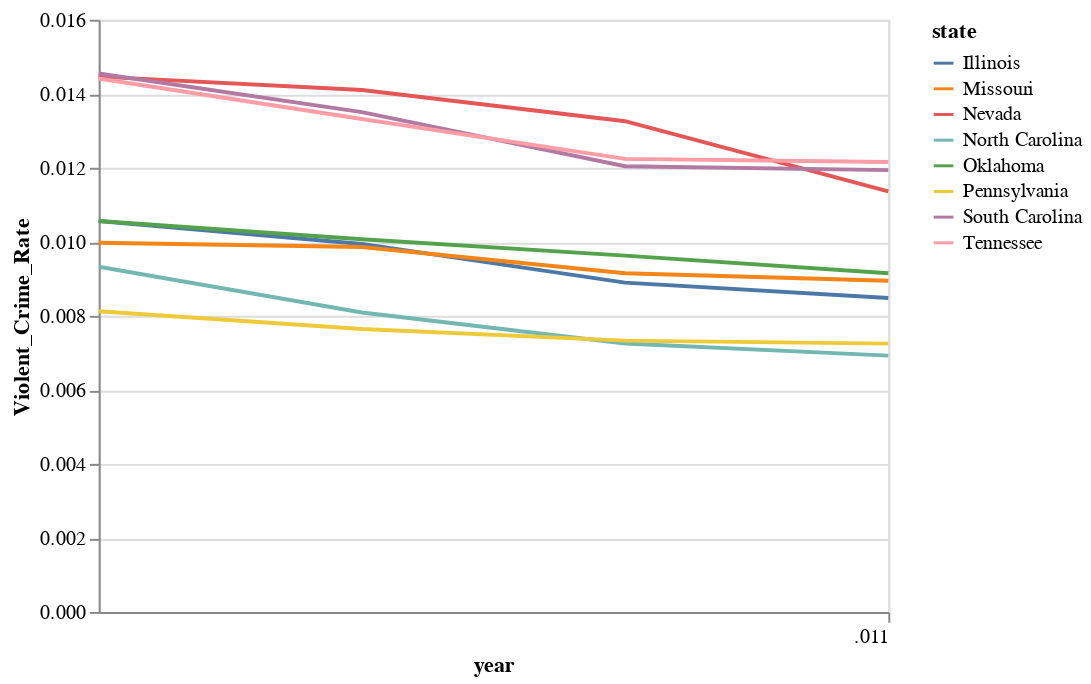

The notebook cell this image was saved under:
### Code cell
case_graph = alt.Chart(case_df).mark_line().encode(
    x='year:T',
    y='Violent_Crime_Rate:Q',
    color='state:N'
)

case_graph

### Figure 1 — Vega-Lite specification as saved in the notebook (floating-point values rounded to 4 significant figures)
{"config": {"view": {"continuousWidth": 400, "continuousHeight": 300}}, "data": {"name": "data-4403f93e2b7c62a5a78a79afb06458dc"}, "mark": "line", "encoding": {"color": {"field": "state", "type": "nominal"}, "x": {"field": "year", "type": "temporal"}, "y": {"field": "Violent_Crime_Rate", "type": "quantitative"}}, "$schema": "https://vega.github.io/schema/vega-lite/v4.17.0.json", "datasets": {"data-4403f93e2b7c62a5a78a79afb06458dc": [{"state": "Illinois", "Children 0-18": 0.264, "Adults 19-25": 0.095, "Adults 26-34": 0.123, "Adults 35-54": 0.291, "Adults 55-64": 0.108, "65+": 0.12, "year": 2008, "Total People Experiencing Homelessness": 14724, "gdp": 654700.0, "American Indian or Alaska Native": 76818, "Asian or Pacific Islander": 612326, "Black or African American": 1955231, "White": 10102663, "gini": 0.47, "international_migration": 35881, "unemployment_rate": 0.064, "State": "IL", "Population": 12842954, "Index": 449087, "Violent": 67840, "Property": 381247, "Murder": 790, "Rape": 4104, "Robbery": 24067, "Aggravated Assault": 38879, "Burglary": 78968, "Larceny-Theft": 269553, "Vehicle Theft": 32726, "with_death_penalty": 1, "Violent_Crimes": 135680, "Violent_Crime_Rate": 0.01056, "gdp_per_capita": 0.05097, "Adults 55+": 0.228, "Cluster": 3}, {"state": "Illinois", "Children 0-18": 0.261, "Adults 19-25": 0.094, "Adults 26-34": 0.125, "Adults 35-54": 0.287, "Adults 55-64": 0.112, "65+": 0.121, "year": 2009, "Total People Experiencing Homelessness": 6984, "gdp": 649900.0, "American Indian or Alaska Native": 82361, "Asian or Pacific Islander": 629853, "Black or African American": 1960826, "White": 10123738, "gini": 0.47, "international_migration": 35839, "unemployment_rate": 0.1, "State": "IL", "Population": 12910409, "Index": 417532, "Violent": 64185, "Property": 353347, "Murder": 773, "Rape": 3901, "Robbery": 22923, "Aggravated Assault": 36588, "Burglary": 77850, "Larceny-Theft": 248821, "Vehicle Theft": 26676, "with_death_penalty": 1, "Violent_Crimes": 128370, "Violent_Crime_Rate": 0.009943, "gdp_per_capita": 0.05034, "Adults 55+": 0.233, "Cluster": 0}, {"state": "Illinois", "Children 0-18": 0.259, "Adults 19-25": 0.091, "Adults 26-34": 0.125, "Adults 35-54": 0.284, "Adults 55-64": 0.117, "65+": 0.124, "year": 2010, "Total People Experiencing Homelessness": 14395, "gdp": 666400.0, "American Indian or Alaska Native": 86391, "Asian or Pacific Islander": 645883, "Black or African American": 1967465, "White": 10140806, "gini": 0.47, "international_migration": 4946, "unemployment_rate": 0.104, "State": "IL", "Population": 12841980, "Index": 406196, "Violent": 57132, "Property": 349064, "Murder": 704, "Rape": 3066, "Robbery": 20386, "Aggravated Assault": 32976, "Burglary": 77472, "Larceny-Theft": 242681, "Vehicle Theft": 28911, "with_death_penalty": 1, "Violent_Crimes": 114264, "Violent_Crime_Rate": 0.008898, "gdp_per_capita": 0.05189, "Adults 55+": 0.241, "Cluster": 0}, {"state": "Illinois", "Children 0-18": 0.256, "Adults 19-25": 0.092, "Adults 26-34": 0.124, "Adults 35-54": 0.28, "Adults 55-64": 0.121, "65+": 0.126, "year": 2011, "Total People Experiencing Homelessness": 14009, "gdp": 692900.0, "American Indian or Alaska Native": 86708, "Asian or Pacific Islander": 668130, "Black or African American": 1969635, "White": 10143310, "gini": 0.47, "international_migration": 30893, "unemployment_rate": 0.097, "State": "IL", "Population": 12859752, "Index": 398991, "Violent": 54523, "Property": 344468, "Murder": 781, "Rape": 3030, "Robbery": 20217, "Aggravated Assault": 30495, "Burglary": 77719, "Larceny-Theft": 237362, "Vehicle Theft": 29387, "with_death_penalty": 1, "Violent_Crimes": 109046, "Violent_Crime_Rate": 0.00848, "gdp_per_capita": 0.05388, "Adults 55+": 0.247, "Cluster": 0}, {"state": "Missouri", "Children 0-18": 0.255, "Adults 19-25": 0.093, "Adults 26-34": 0.117, "Adults 35-54": 0.287, "Adults 55-64": 0.117, "65+": 0.133, "year": 2008, "Total People Experiencing Homelessness": 7687, "gdp": 254000.0, "American Indian or Alaska Native": 37457, "Asian or Pacific Islander": 109200, "Black or African American": 719723, "White": 5057536, "gini": 0.45, "international_migration": 6266, "unemployment_rate": 0.059, "State": "MO", "Population": 5956335, "Index": 246286, "Violent": 29711, "Property": 216575, "Murder": 456, "Rape": 1614, "Robbery": 7396, "Aggravated Assault": 20245, "Burglary": 45772, "Larceny-Theft": 150041, "Vehicle Theft": 20762, "with_death_penalty": 1, "Violent_Crimes": 59422, "Violent_Crime_Rate": 0.009976, "gdp_per_capita": 0.04265, "Adults 55+": 0.25, "Cluster": 3}, {"state": "Missouri", "Children 0-18": 0.256, "Adults 19-25": 0.093, "Adults 26-34": 0.116, "Adults 35-54": 0.282, "Adults 55-64": 0.119, "65+": 0.135, "year": 2009, "Total People Experiencing Homelessness": 2797, "gdp": 253300.0, "American Indian or Alaska Native": 38256, "Asian or Pacific Islander": 113258, "Black or African American": 728187, "White": 5081387, "gini": 0.45, "international_migration": 6133, "unemployment_rate": 0.094, "State": "MO", "Population": 5987580, "Index": 231296, "Violent": 29513, "Property": 201783, "Murder": 387, "Rape": 1606, "Robbery": 7437, "Aggravated Assault": 20083, "Burglary": 43591, "Larceny-Theft": 140764, "Vehicle Theft": 17428, "with_death_penalty": 1, "Violent_Crimes": 59026, "Violent_Crime_Rate": 0.009858, "gdp_per_capita": 0.04231, "Adults 55+": 0.254, "Cluster": 0}, {"state": "Missouri", "Children 0-18": 0.252, "Adults 19-25": 0.092, "Adults 26-34": 0.114, "Adults 35-54": 0.279, "Adults 55-64": 0.124, "65+": 0.139, "year": 2010, "Total People Experiencing Homelessness": 8122, "gdp": 259800.0, "American Indian or Alaska Native": 39039, "Asian or Pacific Islander": 118084, "Black or African American": 736352, "White": 5102614, "gini": 0.46, "international_migration": 2007, "unemployment_rate": 0.093, "State": "MO", "Population": 5995715, "Index": 228298, "Violent": 27440, "Property": 200858, "Murder": 420, "Rape": 1445, "Robbery": 6185, "Aggravated Assault": 19390, "Burglary": 44197, "Larceny-Theft": 140526, "Vehicle Theft": 16135, "with_death_penalty": 1, "Violent_Crimes": 54880, "Violent_Crime_Rate": 0.009153, "gdp_per_capita": 0.04333, "Adults 55+": 0.263, "Cluster": 0}, {"state": "Missouri", "Children 0-18": 0.25, "Adults 19-25": 0.09, "Adults 26-34": 0.118, "Adults 35-54": 0.273, "Adults 55-64": 0.129, "65+": 0.141, "year": 2011, "Total People Experiencing Homelessness": 8989, "gdp": 262100.0, "American Indian or Alaska Native": 39603, "Asian or Pacific Islander": 123053, "Black or African American": 740839, "White": 5107687, "gini": 0.46, "international_migration": 9118, "unemployment_rate": 0.084, "State": "MO", "Population": 6008984, "Index": 225973, "Violent": 26888, "Property": 199085, "Murder": 366, "Rape": 1469, "Robbery": 6275, "Aggravated Assault": 18778, "Burglary": 44875, "Larceny-Theft": 138879, "Vehicle Theft": 15331, "with_death_penalty": 1, "Violent_Crimes": 53776, "Violent_Crime_Rate": 0.008949, "gdp_per_capita": 0.04361, "Adults 55+": 0.27, "Cluster": 0}, {"state": "Nevada", "Children 0-18": 0.27, "Adults 19-25": 0.085, "Adults 26-34": 0.128, "Adults 35-54": 0.288, "Adults 55-64": 0.113, "65+": 0.115, "year": 2008, "Total People Experiencing Homelessness": 8726, "gdp": 130600.0, "American Indian or Alaska Native": 47597, "Asian or Pacific Islander": 226589, "Black or African American": 244200, "White": 2135244, "gini": 0.43, "international_migration": 11021, "unemployment_rate": 0.071, "State": "NV", "Population": 2615772, "Index": 108790, "Violent": 18917, "Property": 89873, "Murder": 165, "Rape": 1104, "Robbery": 6475, "Aggravated Assault": 11173, "Burglary": 24208, "Larceny-Theft": 49747, "Vehicle Theft": 15918, "with_death_penalty": 1, "Violent_Crimes": 37834, "Violent_Crime_Rate": 0.01446, "gdp_per_capita": 0.04993, "Adults 55+": 0.228, "Cluster": 3}, {"state": "Nevada", "Children 0-18": 0.271, "Adults 19-25": 0.087, "Adults 26-34": 0.131, "Adults 35-54": 0.281, "Adults 55-64": 0.113, "65+": 0.116, "year": 2009, "Total People Experiencing Homelessness": 12918, "gdp": 122100.0, "American Indian or Alaska Native": 48907, "Asian or Pacific Islander": 235624, "Black or African American": 251426, "White": 2148708, "gini": 0.43, "international_migration": 10969, "unemployment_rate": 0.117, "State": "NV", "Population": 2643085, "Index": 99615, "Violent": 18639, "Property": 80976, "Murder": 156, "Rape": 1024, "Robbery": 6028, "Aggravated Assault": 11431, "Burglary": 22115, "Larceny-Theft": 46463, "Vehicle Theft": 12398, "with_death_penalty": 1, "Violent_Crimes": 37278, "Violent_Crime_Rate": 0.0141, "gdp_per_capita": 0.04621, "Adults 55+": 0.229, "Cluster": 0}, {"state": "Nevada", "Children 0-18": 0.261, "Adults 19-25": 0.091, "Adults 26-34": 0.127, "Adults 35-54": 0.281, "Adults 55-64": 0.119, "65+": 0.122, "year": 2010, "Total People Experiencing Homelessness": 11205, "gdp": 124700.0, "American Indian or Alaska Native": 49869, "Asian or Pacific Islander": 243823, "Black or African American": 256689, "White": 2152102, "gini": 0.45, "international_migration": 989, "unemployment_rate": 0.138, "State": "NV", "Population": 2704283, "Index": 92933, "Violent": 17929, "Property": 75004, "Murder": 158, "Rape": 965, "Robbery": 5298, "Aggravated Assault": 11508, "Burglary": 22286, "Larceny-Theft": 42533, "Vehicle Theft": 10185, "with_death_penalty": 1, "Violent_Crimes": 35858, "Violent_Crime_Rate": 0.01326, "gdp_per_capita": 0.0461, "Adults 55+": 0.241, "Cluster": 0}, {"state": "Nevada", "Children 0-18": 0.256, "Adults 19-25": 0.092, "Adults 26-34": 0.125, "Adults 35-54": 0.279, "Adults 55-64": 0.122, "65+": 0.126, "year": 2011, "Total People Experiencing Homelessness": 9150, "gdp": 127700.0, "American Indian or Alaska Native": 50418, "Asian or Pacific Islander": 248981, "Black or African American": 261092, "White": 2152623, "gini": 0.45, "international_migration": 1101, "unemployment_rate": 0.132, "State": "NV", "Population": 2720028, "Index": 85527, "Violent": 15452, "Property": 70075, "Murder": 139, "Rape": 913, "Robbery": 4308, "Aggravated Assault": 10092, "Burglary": 20342, "Larceny-Theft": 40156, "Vehicle Theft": 9577, "with_death_penalty": 1, "Violent_Crimes": 30904, "Violent_Crime_Rate": 0.01136, "gdp_per_capita": 0.04694, "Adults 55+": 0.248, "Cluster": 0}, {"state": "North Carolina", "Children 0-18": 0.261, "Adults 19-25": 0.085, "Adults 26-34": 0.119, "Adults 35-54": 0.295, "Adults 55-64": 0.117, "65+": 0.123, "year": 2008, "Total People Experiencing Homelessness": 12411, "gdp": 418800.0, "American Indian or Alaska Native": 147170, "Asian or Pacific Islander": 221145, "Black or African American": 2084901, "White": 6856233, "gini": 0.46, "international_migration": 21830, "unemployment_rate": 0.063, "State": "NC", "Population": 9247134, "Index": 415810, "Violent": 43120, "Property": 372690, "Murder": 605, "Rape": 2290, "Robbery": 14321, "Aggravated Assault": 25904, "Burglary": 111541, "Larceny-Theft": 234425, "Vehicle Theft": 26724, "with_death_penalty": 1, "Violent_Crimes": 86240, "Violent_Crime_Rate": 0.009326, "gdp_per_capita": 0.04529, "Adults 55+": 0.24, "Cluster": 3}, {"state": "North Carolina", "Children 0-18": 0.26, "Adults 19-25": 0.09, "Adults 26-34": 0.116, "Adults 35-54": 0.289, "Adults 55-64": 0.118, "65+": 0.126, "year": 2009, "Total People Experiencing Homelessness": 3718, "gdp": 411200.0, "American Indian or Alaska Native": 152931, "Asian or Pacific Islander": 232059, "Black or African American": 2125058, "White": 6939518, "gini": 0.46, "international_migration": 21211, "unemployment_rate": 0.104, "State": "NC", "Population": 9380884, "Index": 381653, "Violent": 37946, "Property": 343707, "Murder": 489, "Rape": 2306, "Robbery": 11825, "Aggravated Assault": 23326, "Burglary": 107830, "Larceny-Theft": 215923, "Vehicle Theft": 19954, "with_death_penalty": 1, "Violent_Crimes": 75892, "Violent_Crime_Rate": 0.00809, "gdp_per_capita": 0.04383, "Adults 55+": 0.244, "Cluster": 0}, {"state": "North Carolina", "Children 0-18": 0.256, "Adults 19-25": 0.089, "Adults 26-34": 0.116, "Adults 35-54": 0.287, "Adults 55-64": 0.123, "65+": 0.13, "year": 2010, "Total People Experiencing Homelessness": 12191, "gdp": 420000.0, "American Indian or Alaska Native": 157367, "Asian or Pacific Islander": 244033, "Black or African American": 2161166, "White": 7012020, "gini": 0.46, "international_migration": 4867, "unemployment_rate": 0.108, "State": "NC", "Population": 9560234, "Index": 363881, "Violent": 34679, "Property": 329202, "Murder": 474, "Rape": 2002, "Robbery": 9620, "Aggravated Assault": 22554, "Burglary": 102826, "Larceny-Theft": 208057, "Vehicle Theft": 18319, "with_death_penalty": 1, "Violent_Crimes": 69329, "Violent_Crime_Rate": 0.007252, "gdp_per_capita": 0.04393, "Adults 55+": 0.253, "Cluster": 0}, {"state": "North Carolina", "Children 0-18": 0.256, "Adults 19-25": 0.089, "Adults 26-34": 0.115, "Adults 35-54": 0.283, "Adults 55-64": 0.126, "65+": 0.132, "year": 2011, "Total People Experiencing Homelessness": 12896, "gdp": 431700.0, "American Indian or Alaska Native": 159348, "Asian or Pacific Islander": 255669, "Black or African American": 2189304, "White": 7054592, "gini": 0.47, "international_migration": 10843, "unemployment_rate": 0.102, "State": "NC", "Population": 9651103, "Index": 371227, "Violent": 33421, "Property": 337806, "Murder": 498, "Rape": 1959, "Robbery": 9448, "Aggravated Assault": 21516, "Burglary": 105534, "Larceny-Theft": 215453, "Vehicle Theft": 16819, "with_death_penalty": 1, "Violent_Crimes": 66842, "Violent_Crime_Rate": 0.006926, "gdp_per_capita": 0.04473, "Adults 55+": 0.258, "Cluster": 0}, {"state": "Oklahoma", "Children 0-18": 0.268, "Adults 19-25": 0.095, "Adults 26-34": 0.12, "Adults 35-54": 0.27, "Adults 55-64": 0.115, "65+": 0.133, "year": 2008, "Total People Experiencing Homelessness": 3846, "gdp": 160800.0, "American Indian or Alaska Native": 370624, "Asian or Pacific Islander": 73676, "Black or African American": 307270, "White": 2917406, "gini": 0.46, "international_migration": 5523, "unemployment_rate": 0.037, "State": "OK", "Population": 3644025, "Index": 145144, "Violent": 19241, "Property": 125903, "Murder": 212, "Rape": 1465, "Robbery": 3681, "Aggravated Assault": 13883, "Burglary": 35141, "Larceny-Theft": 79833, "Vehicle Theft": 10929, "with_death_penalty": 1, "Violent_Crimes": 38482, "Violent_Crime_Rate": 0.01056, "gdp_per_capita": 0.04412, "Adults 55+": 0.248, "Cluster": 3}, {"state": "Oklahoma", "Children 0-18": 0.268, "Adults 19-25": 0.099, "Adults 26-34": 0.119, "Adults 35-54": 0.265, "Adults 55-64": 0.115, "65+": 0.134, "year": 2009, "Total People Experiencing Homelessness": 4838, "gdp": 146600.0, "American Indian or Alaska Native": 380066, "Asian or Pacific Islander": 76703, "Black or African American": 314025, "White": 2946778, "gini": 0.46, "international_migration": 5340, "unemployment_rate": 0.067, "State": "OK", "Population": 3687050, "Index": 150910, "Violent": 18560, "Property": 132350, "Murder": 234, "Rape": 1535, "Robbery": 3358, "Aggravated Assault": 13433, "Burglary": 38071, "Larceny-Theft": 83813, "Vehicle Theft": 10466, "with_death_penalty": 1, "Violent_Crimes": 37120, "Violent_Crime_Rate": 0.01007, "gdp_per_capita": 0.03977, "Adults 55+": 0.249, "Cluster": 3}, {"state": "Oklahoma", "Children 0-18": 0.268, "Adults 19-25": 0.092, "Adults 26-34": 0.119, "Adults 35-54": 0.267, "Adults 55-64": 0.12, "65+": 0.135, "year": 2010, "Total People Experiencing Homelessness": 5229, "gdp": 154300.0, "American Indian or Alaska Native": 389258, "Asian or Pacific Islander": 79744, "Black or African American": 320951, "White": 2970061, "gini": 0.45, "international_migration": 1295, "unemployment_rate": 0.069, "State": "OK", "Population": 3760184, "Index": 147564, "Violent": 18100, "Property": 129464, "Murder": 195, "Rape": 1469, "Robbery": 3345, "Aggravated Assault": 13091, "Burglary": 37848, "Larceny-Theft": 81303, "Vehicle Theft": 10313, "with_death_penalty": 1, "Violent_Crimes": 36200, "Violent_Crime_Rate": 0.009627, "gdp_per_capita": 0.04103, "Adults 55+": 0.255, "Cluster": 3}, {"state": "Oklahoma", "Children 0-18": 0.266, "Adults 19-25": 0.092, "Adults 26-34": 0.12, "Adults 35-54": 0.262, "Adults 55-64": 0.124, "65+": 0.137, "year": 2011, "Total People Experiencing Homelessness": 4625, "gdp": 166200.0, "American Indian or Alaska Native": 395784, "Asian or Pacific Islander": 84090, "Black or African American": 324890, "White": 2984060, "gini": 0.46, "international_migration": 7029, "unemployment_rate": 0.059, "State": "OK", "Population": 3784163, "Index": 144929, "Violent": 17311, "Property": 127618, "Murder": 212, "Rape": 1410, "Robbery": 3288, "Aggravated Assault": 12401, "Burglary": 36462, "Larceny-Theft": 80064, "Vehicle Theft": 11092, "with_death_penalty": 1, "Violent_Crimes": 34622, "Violent_Crime_Rate": 0.009149, "gdp_per_capita": 0.04393, "Adults 55+": 0.261, "Cluster": 3}, {"state": "Pennsylvania", "Children 0-18": 0.238, "Adults 19-25": 0.086, "Adults 26-34": 0.105, "Adults 35-54": 0.299, "Adults 55-64": 0.123, "65+": 0.149, "year": 2008, "Total People Experiencing Homelessness": 15378, "gdp": 588000.0, "American Indian or Alaska Native": 42692, "Asian or Pacific Islander": 356895, "Black or African American": 1469600, "White": 10743098, "gini": 0.46, "international_migration": 18520, "unemployment_rate": 0.053, "State": "PA", "Population": 12566368, "Index": 351353, "Violent": 51050, "Property": 300303, "Murder": 707, "Rape": 3486, "Robbery": 18873, "Aggravated Assault": 27984, "Burglary": 58687, "Larceny-Theft": 219127, "Vehicle Theft": 22489, "with_death_penalty": 1, "Violent_Crimes": 102100, "Violent_Crime_Rate": 0.008125, "gdp_per_capita": 0.04679, "Adults 55+": 0.272, "Cluster": 3}, {"state": "Pennsylvania", "Children 0-18": 0.235, "Adults 19-25": 0.086, "Adults 26-34": 0.11, "Adults 35-54": 0.292, "Adults 55-64": 0.126, "65+": 0.151, "year": 2009, "Total People Experiencing Homelessness": 15096, "gdp": 582100.0, "American Indian or Alaska Native": 45429, "Asian or Pacific Islander": 370947, "Black or African American": 1492281, "White": 10758201, "gini": 0.46, "international_migration": 18480, "unemployment_rate": 0.079, "State": "PA", "Population": 12604767, "Index": 325370, "Violent": 48188, "Property": 277182, "Murder": 664, "Rape": 3626, "Robbery": 17504, "Aggravated Assault": 26394, "Burglary": 54772, "Larceny-Theft": 204588, "Vehicle Theft": 17822, "with_death_penalty": 1, "Violent_Crimes": 96376, "Violent_Crime_Rate": 0.007646, "gdp_per_capita": 0.04618, "Adults 55+": 0.277, "Cluster": 0}, {"state": "Pennsylvania", "Children 0-18": 0.235, "Adults 19-25": 0.088, "Adults 26-34": 0.107, "Adults 35-54": 0.285, "Adults 55-64": 0.132, "65+": 0.154, "year": 2010, "Total People Experiencing Homelessness": 14516, "gdp": 604700.0, "American Indian or Alaska Native": 47478, "Asian or Pacific Islander": 385443, "Black or African American": 1510499, "White": 10767986, "gini": 0.46, "international_migration": 5695, "unemployment_rate": 0.084, "State": "PA", "Population": 12717722, "Index": 322978, "Violent": 46612, "Property": 276366, "Murder": 653, "Rape": 3472, "Robbery": 16375, "Aggravated Assault": 26112, "Burglary": 55206, "Larceny-Theft": 204440, "Vehicle Theft": 16720, "with_death_penalty": 1, "Violent_Crimes": 93224, "Violent_Crime_Rate": 0.00733, "gdp_per_capita": 0.04755, "Adults 55+": 0.286, "Cluster": 0}, {"state": "Pennsylvania", "Children 0-18": 0.232, "Adults 19-25": 0.088, "Adults 26-34": 0.108, "Adults 35-54": 0.282, "Adults 55-64": 0.136, "65+": 0.155, "year": 2011, "Total People Experiencing Homelessness": 15096, "gdp": 624800.0, "American Indian or Alaska Native": 48883, "Asian or Pacific Islander": 401473, "Black or African American": 1529622, "White": 10767074, "gini": 0.46, "international_migration": 28385, "unemployment_rate": 0.079, "State": "PA", "Population": 12743948, "Index": 329631, "Violent": 46189, "Property": 283442, "Murder": 639, "Rape": 3339, "Robbery": 16165, "Aggravated Assault": 26046, "Burglary": 57966, "Larceny-Theft": 208604, "Vehicle Theft": 16872, "with_death_penalty": 1, "Violent_Crimes": 92378, "Violent_Crime_Rate": 0.007249, "gdp_per_capita": 0.04903, "Adults 55+": 0.291, "Cluster": 0}, {"state": "South Carolina", "Children 0-18": 0.256, "Adults 19-25": 0.089, "Adults 26-34": 0.111, "Adults 35-54": 0.286, "Adults 55-64": 0.125, "65+": 0.133, "year": 2008, "Total People Experiencing Homelessness": 5660, "gdp": 163900.0, "American Indian or Alaska Native": 25048, "Asian or Pacific Islander": 65865, "Black or African American": 1308465, "White": 3129618, "gini": 0.46, "international_migration": 7439, "unemployment_rate": 0.068, "State": "SC", "Population": 4503280, "Index": 222751, "Violent": 32752, "Property": 189999, "Murder": 307, "Rape": 1683, "Robbery": 6596, "Aggravated Assault": 24166, "Burglary": 45970, "Larceny-Theft": 126360, "Vehicle Theft": 17669, "with_death_penalty": 1, "Violent_Crimes": 65504, "Violent_Crime_Rate": 0.01455, "gdp_per_capita": 0.03639, "Adults 55+": 0.258, "Cluster": 3}, {"state": "South Carolina", "Children 0-18": 0.254, "Adults 19-25": 0.089, "Adults 26-34": 0.116, "Adults 35-54": 0.279, "Adults 55-64": 0.126, "65+": 0.136, "year": 2009, "Total People Experiencing Homelessness": 4473, "gdp": 161800.0, "American Indian or Alaska Native": 25980, "Asian or Pacific Islander": 68552, "Black or African American": 1320564, "White": 3174776, "gini": 0.46, "international_migration": 7265, "unemployment_rate": 0.115, "State": "SC", "Population": 4561242, "Index": 209109, "Violent": 30799, "Property": 178310, "Murder": 305, "Rape": 1663, "Robbery": 5753, "Aggravated Assault": 23078, "Burglary": 45443, "Larceny-Theft": 119250, "Vehicle Theft": 13617, "with_death_penalty": 1, "Violent_Crimes": 61598, "Violent_Crime_Rate": 0.0135, "gdp_per_capita": 0.03548, "Adults 55+": 0.262, "Cluster": 0}, {"state": "South Carolina", "Children 0-18": 0.251, "Adults 19-25": 0.093, "Adults 26-34": 0.11, "Adults 35-54": 0.278, "Adults 55-64": 0.131, "65+": 0.138, "year": 2010, "Total People Experiencing Homelessness": 4473, "gdp": 165900.0, "American Indian or Alaska Native": 26761, "Asian or Pacific Islander": 71110, "Black or African American": 1332407, "White": 3205568, "gini": 0.46, "international_migration": 1382, "unemployment_rate": 0.112, "State": "SC", "Population": 4637106, "Index": 209021, "Violent": 27923, "Property": 181098, "Murder": 265, "Rape": 1551, "Robbery": 5017, "Aggravated Assault": 21090, "Burglary": 46261, "Larceny-Theft": 121544, "Vehicle Theft": 13293, "with_death_penalty": 1, "Violent_Crimes": 55846, "Violent_Crime_Rate": 0.01204, "gdp_per_capita": 0.03577, "Adults 55+": 0.269, "Cluster": 0}, {"state": "South Carolina", "Children 0-18": 0.248, "Adults 19-25": 0.093, "Adults 26-34": 0.11, "Adults 35-54": 0.273, "Adults 55-64": 0.134, "65+": 0.141, "year": 2011, "Total People Experiencing Homelessness": 5093, "gdp": 172100.0, "American Indian or Alaska Native": 27065, "Asian or Pacific Islander": 74124, "Black or African American": 1340554, "White": 3230912, "gini": 0.46, "international_migration": 3404, "unemployment_rate": 0.104, "State": "SC", "Population": 4673348, "Index": 211137, "Violent": 27894, "Property": 183243, "Murder": 320, "Rape": 1678, "Robbery": 4631, "Aggravated Assault": 21265, "Burglary": 47351, "Larceny-Theft": 122255, "Vehicle Theft": 13637, "with_death_penalty": 1, "Violent_Crimes": 55788, "Violent_Crime_Rate": 0.01194, "gdp_per_capita": 0.03682, "Adults 55+": 0.275, "Cluster": 0}, {"state": "Tennessee", "Children 0-18": 0.251, "Adults 19-25": 0.086, "Adults 26-34": 0.119, "Adults 35-54": 0.294, "Adults 55-64": 0.121, "65+": 0.129, "year": 2008, "Total People Experiencing Homelessness": 9705, "gdp": 254200.0, "American Indian or Alaska Native": 26659, "Asian or Pacific Islander": 99772, "Black or African American": 1074684, "White": 5046296, "gini": 0.47, "international_migration": 9608, "unemployment_rate": 0.066, "State": "TN", "Population": 6240456, "Index": 296565, "Violent": 44968, "Property": 251597, "Murder": 412, "Rape": 2085, "Robbery": 10809, "Aggravated Assault": 31662, "Burglary": 65265, "Larceny-Theft": 167080, "Vehicle Theft": 19252, "with_death_penalty": 1, "Violent_Crimes": 89936, "Violent_Crime_Rate": 0.01441, "gdp_per_capita": 0.04074, "Adults 55+": 0.25, "Cluster": 3}, {"state": "Tennessee", "Children 0-18": 0.252, "Adults 19-25": 0.088, "Adults 26-34": 0.119, "Adults 35-54": 0.287, "Adults 55-64": 0.122, "65+": 0.131, "year": 2009, "Total People Experiencing Homelessness": 10532, "gdp": 252300.0, "American Indian or Alaska Native": 27852, "Asian or Pacific Islander": 103812, "Black or African American": 1087674, "White": 5086681, "gini": 0.47, "international_migration": 9474, "unemployment_rate": 0.105, "State": "TN", "Population": 6296254, "Index": 279090, "Violent": 41933, "Property": 237157, "Murder": 468, "Rape": 2019, "Robbery": 9653, "Aggravated Assault": 29793, "Burglary": 63832, "Larceny-Theft": 158309, "Vehicle Theft": 15016, "with_death_penalty": 1, "Violent_Crimes": 83866, "Violent_Crime_Rate": 0.01332, "gdp_per_capita": 0.04008, "Adults 55+": 0.253, "Cluster": 0}, {"state": "Tennessee", "Children 0-18": 0.251, "Adults 19-25": 0.088, "Adults 26-34": 0.116, "Adults 35-54": 0.284, "Adults 55-64": 0.127, "65+": 0.135, "year": 2010, "Total People Experiencing Homelessness": 10276, "gdp": 257800.0, "American Indian or Alaska Native": 28335, "Asian or Pacific Islander": 107514, "Black or African American": 1100979, "White": 5118690, "gini": 0.47, "international_migration": 1190, "unemployment_rate": 0.098, "State": "TN", "Population": 6357436, "Index": 271764, "Violent": 38909, "Property": 232855, "Murder": 359, "Rape": 2173, "Robbery": 8361, "Aggravated Assault": 28016, "Burglary": 64293, "Larceny-Theft": 153729, "Vehicle Theft": 14833, "with_death_penalty": 1, "Violent_Crimes": 77818, "Violent_Crime_Rate": 0.01224, "gdp_per_capita": 0.04055, "Adults 55+": 0.262, "Cluster": 0}, {"state": "Tennessee", "Children 0-18": 0.247, "Adults 19-25": 0.09, "Adults 26-34": 0.117, "Adults 35-54": 0.279, "Adults 55-64": 0.131, "65+": 0.137, "year": 2011, "Total People Experiencing Homelessness": 9113, "gdp": 269800.0, "American Indian or Alaska Native": 28954, "Asian or Pacific Islander": 112889, "Black or African American": 1114123, "White": 5144332, "gini": 0.48, "international_migration": 9350, "unemployment_rate": 0.093, "State": "TN", "Population": 6399787, "Index": 269795, "Violent": 38895, "Property": 230900, "Murder": 380, "Rape": 2095, "Robbery": 8082, "Aggravated Assault": 28338, "Burglary": 62830, "Larceny-Theft": 153928, "Vehicle Theft": 14142, "with_death_penalty": 1, "Violent_Crimes": 77790, "Violent_Crime_Rate": 0.01216, "gdp_per_capita": 0.04216, "Adults 55+": 0.268, "Cluster": 0}]}}
